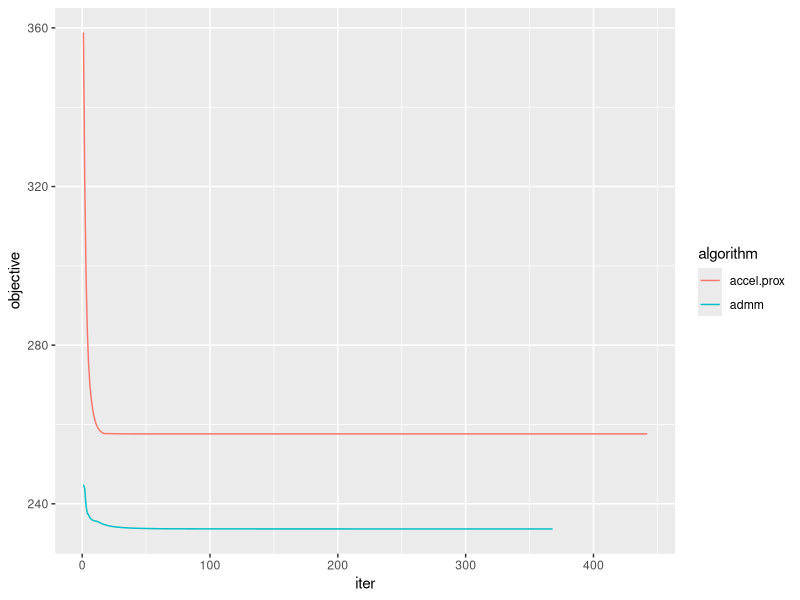
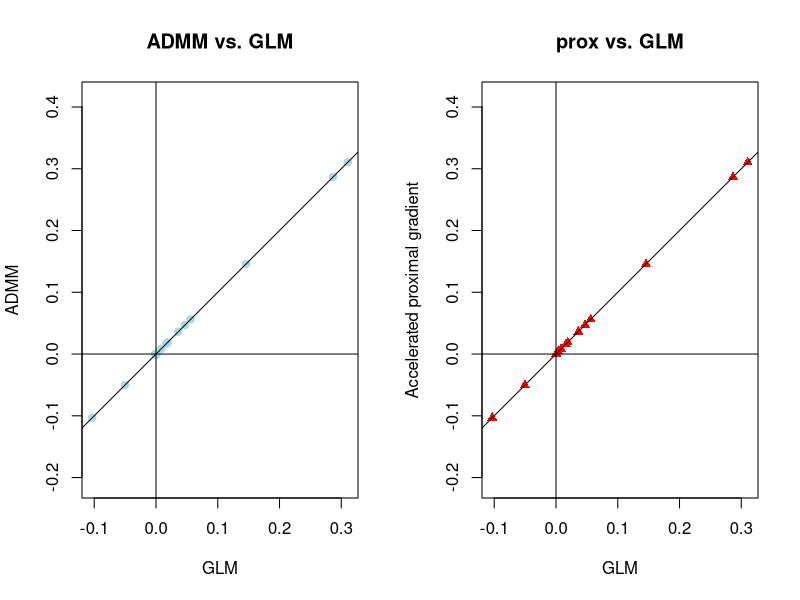

The R source for these figures, in order:
library(Matrix)
library(ggplot2)

########################################
# Input
########################################
# Read in data and scale it.
x = read.csv("diabetesX.csv", header = TRUE)
y = read.csv("diabetesY.csv", header = FALSE)
colnames(x) = NULL
x = scale(x)
y = as.numeric(scale(y))

########################################
# Utility functions
########################################
# Numerical tolerance.
TOL = 1e-17

objective.fn = function(x, y, beta, lambda) {
  # Returns the lasso objective function value.
  #
  # Args:
  #   x: design matrix
  #   y: response vector
  #   beta: fitted parameters
  #   lambda: penalty multiplier
  return(sum((y - x %*% beta) ^ 2) + lambda * sum(abs(beta)))
}

is.converged = function(b1, b2, tol=1e-8) {
  # Simple convergence diagnostic for determining if b1 and b2 are
  # close enough to be converged.
  #
  # Args:
  #   b1: first vector
  #   b2: second vector
  #   tol: numerical tolerance
  #
  # Returns:
  #   Determines if the sum of squared differences between vectors is less
  #   then the tolerance.
  return(sum((b1 - b2) ^ 2) < tol)
}

########################################
# Algorithms
########################################

accel.prox = function(x, y, n.iter, lambda.lasso, gamma) {
  # Accelerated Proximal Gradient implementation.
  #
  # Args:
  #   x: design matrix
  #   y: response vector
  #   n.iter: maximum number of iterations
  #   lambda.lasso: penalty parameter for lasso
  #   gamma: tuning parameter; somewhat like a step multiplier
  #
  # Returns:
  #   Returns a list with elements:
  #   $n: number of iterations run
  #   $beta: final parameters of the fit
  #   $objective: value of the objective function for each iteration.

  # Scale up lambda for this algorithm.
  lambda = 2 * length(y) * lambda.lasso

  # Cache X^\top X and X^\top y
  xtx = crossprod(x)
  xy = t(x) %*% y

  # Variables for algorithm and return values.
  beta.acc = rep(0, ncol(x))
  objective.acc = rep(0, n.iter)
  z.acc = beta.acc

  # The "momentum" value
  st = 1

  # Use for convergence, determining how many data points to return.
  n.end = n.iter

  for (t in 1:n.iter) {
    # Main algorithm
    u.acc = z.acc - 2 * gamma * (xtx %*% z.acc - xy)
    oldbeta = beta.acc
    beta.acc = sign(u.acc) * pmax(abs(u.acc) - lambda * gamma, 0)
    st1 = (1 + (1 + 4 * st ^ 2) ^ 0.5) / 2
    z.acc = beta.acc + (st - 1) / st1 * (beta.acc - oldbeta)
    st = st1

    # Store objective value, check convergence.
    objective.acc[t] = objective.fn(x, y, beta.acc, lambda)
    if (is.converged(beta.acc, oldbeta, TOL)) {
      n.end = t
      break
    }
  }
  return(list(n = n.end,
              beta = beta.acc,
              objective = objective.acc[1:n.end]))
}


admm = function(x, y, n.iter, lambda.lasso, rho) {
  # ADMM implementation
  #
  # Args:
  #   x: design matrix
  #   y: response vector
  #   n.iter: maximum number of iterations
  #   lambda.lasso: penalty parameter for lasso
  #   rho: tuning parameter; somewhat like a step multiplier
  #
  # Returns:
  #   Returns a list with elements:
  #   $n: number of iterations run
  #   $beta: final parameters of the fit
  #   $objective: value of the objective function for each iteration.

  # Scale up lambda for this algorithm.
  lambda = length(y) * lambda.lasso

  # Cache X^\top X and X^\top y
  xtx = crossprod(x)
  xy = t(x) %*% y

  # Variables for algorithm and return values.
  beta.admm = rep(0, ncol(x))
  objective.admm = rep(0, n.iter)
  z.admm = beta.admm
  u.admm = beta.admm
  xtx.cache = xtx + rho * diag(nrow(xtx))

  # Use for convergence, determining how many data points to return.
  n.end = n.iter

  for (t in 1:n.iter) {
    # Store to check convergence at end of loop.
    oldbeta = beta.admm

    # Main algorithm
    beta.admm = solve(xtx.cache, xy + rho * (z.admm - u.admm))
    temp = beta.admm + u.admm
    z.admm = sign(temp) * pmax(abs(temp) - lambda / rho, 0)
    u.admm = u.admm + beta.admm - z.admm

    # Store objective value, check convergence.
    objective.admm[t] = objective.fn(x, y, beta.admm, lambda)
    if (is.converged(beta.admm, oldbeta, TOL)) {
      n.end = t
      break
    }
  }
  return(list(n = n.end,
              beta = beta.admm,
              objective = objective.admm[1:n.end]))
}


########################################
# Plotting
########################################

# Using C_p from glmnet's default behavior, get lambda \approx 0.03
lambda = 0.05
# Set params
n.iter = 1000
rho = 100
gamma = 0.0001

# Get result from glmnet to compare against because we can.
glmResult = glmnet::glmnet(x, y, alpha = 1, lambda = lambda)

# sidebar: test a decreasing sequence of lambdas instead for comparison
glm.n = 100
glm.scale = 20
glm.exp = 0.5
lambda.seq = seq((glm.scale * lambda) ^ glm.exp,
                 lambda ^ glm.exp,
                 length.out = glm.n) ^ (1/glm.exp)
glmResult2 = glmnet::glmnet(x, y, alpha = 1, lambda = lambda.seq)

# Now, actually get results from algorithms (lambda scaled inside functions).
admm.result = admm(x, y, n.iter, lambda, rho)
accel.prox.result = accel.prox(x, y, n.iter,  lambda, gamma)

# Format data to make ggplot easy to display the objective function
data = data.frame(objective = c(admm.result$objective,
                                accel.prox.result$objective),
                  iter = c(1:admm.result$n,
                           1:accel.prox.result$n),
                  algorithm = c(rep("admm", admm.result$n),
                                rep("accel.prox", accel.prox.result$n)))
ggplot(data) + geom_line(aes(iter, objective, group = algorithm, col = algorithm))

# Now, look at the coefficients instead of the objective.
res = round(data.frame(as.numeric(glmResult$beta),
                       as.numeric(glmResult2$beta[, glm.n]),
                       admm.result$beta,
                       accel.prox.result$beta), 8)
names(res) = c("glm", "glm v.2", "admm", "accel.prox")

# Plot the coefficients in the same image
par(mfrow = c(1, 2))
plot(res$admm ~ res$glm,
     pch = 19, col = "lightblue", xlab = "GLM", ylab = "ADMM",
     main = "ADMM vs. GLM", asp = 1)
abline(a = 0, b = 1, h = 0, v = 0)
plot(res$accel.prox ~ res$glm,
     pch = 17, col = "red", xlab = "GLM", ylab = "Accelerated proximal gradient",
     main = "prox vs. GLM", asp = 1)
abline(a = 0, b = 1, h = 0, v = 0)

# also show coefficients textually
res
head(res, 10)
